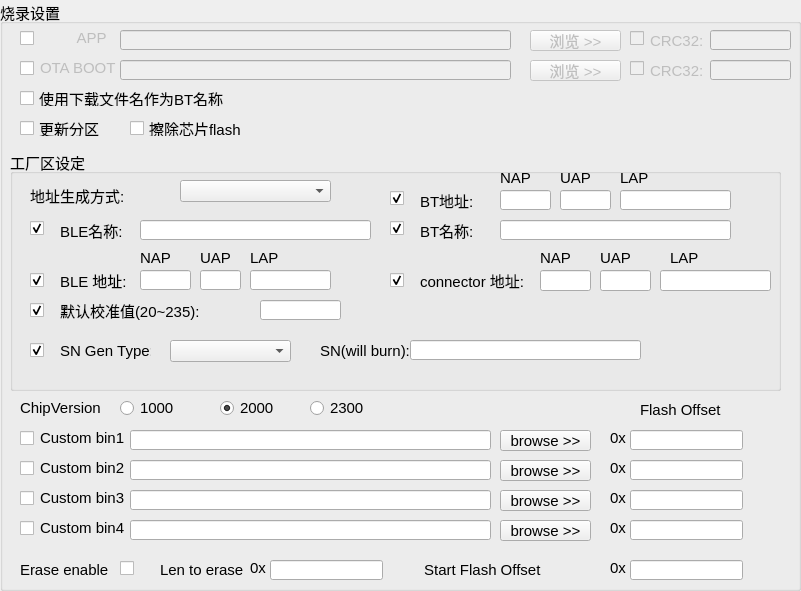
  <widget class="QGroupBox" name="groupBox_burn_setting">
   <property name="geometry">
    <rect>
     <x>10</x>
     <y>40</y>
     <width>801</width>
     <height>591</height>
    </rect>
   </property>
   <property name="font">
    <font>
     <family>Arial</family>
     <pointsize>11</pointsize>
    </font>
   </property>
   <property name="title">
    <string>烧录设置</string>
   </property>
   <widget class="QGroupBox" name="groupBox">
    <property name="geometry">
     <rect>
      <x>10</x>
      <y>150</y>
      <width>771</width>
      <height>241</height>
     </rect>
    </property>
    <property name="title">
     <string>工厂区设定</string>
    </property>
    <widget class="QLabel" name="label_12">
     <property name="geometry">
      <rect>
       <x>410</x>
       <y>120</y>
       <width>111</width>
       <height>21</height>
      </rect>
     </property>
     <property name="text">
      <string>connector 地址:</string>
     </property>
    </widget>
    <widget class="QLabel" name="label_10">
     <property name="geometry">
      <rect>
       <x>590</x>
       <y>100</y>
       <width>31</width>
       <height>16</height>
      </rect>
     </property>
     <property name="text">
      <string>UAP</string>
     </property>
    </widget>
    <widget class="QLineEdit" name="lineedit_connectoruap">
     <property name="geometry">
      <rect>
       <x>590</x>
       <y>120</y>
       <width>51</width>
       <height>21</height>
      </rect>
     </property>
     <property name="focusPolicy">
      <enum>Qt::StrongFocus</enum>
     </property>
     <property name="maxLength">
      <number>2</number>
     </property>
    </widget>
    <widget class="QLabel" name="label_13">
     <property name="geometry">
      <rect>
       <x>660</x>
       <y>100</y>
       <width>31</width>
       <height>16</height>
      </rect>
     </property>
     <property name="text">
      <string>LAP</string>
     </property>
    </widget>
    <widget class="QLineEdit" name="lineedit_connectornap">
     <property name="geometry">
      <rect>
       <x>530</x>
       <y>120</y>
       <width>51</width>
       <height>21</height>
      </rect>
     </property>
     <property name="focusPolicy">
      <enum>Qt::StrongFocus</enum>
     </property>
     <property name="maxLength">
      <number>4</number>
     </property>
    </widget>
    <widget class="QLineEdit" name="lineedit_connectorlap">
     <property name="geometry">
      <rect>
       <x>650</x>
       <y>120</y>
       <width>111</width>
       <height>21</height>
      </rect>
     </property>
     <property name="focusPolicy">
      <enum>Qt::StrongFocus</enum>
     </property>
     <property name="maxLength">
      <number>6</number>
     </property>
     <property name="frame">
      <bool>true</bool>
     </property>
    </widget>
    <widget class="QLabel" name="label_14">
     <property name="geometry">
      <rect>
       <x>50</x>
       <y>150</y>
       <width>200</width>
       <height>21</height>
      </rect>
     </property>
     <property name="text">
      <string>默认校准值(20~235):</string>
     </property>
    </widget>
    <widget class="QLineEdit" name="lineedit_default_calibval">
     <property name="geometry">
      <rect>
       <x>250</x>
       <y>150</y>
       <width>81</width>
       <height>20</height>
      </rect>
     </property>
     <property name="focusPolicy">
      <enum>Qt::StrongFocus</enum>
     </property>
     <property name="maxLength">
      <number>8</number>
     </property>
    </widget>
    <widget class="QLabel" name="label_11">
     <property name="geometry">
      <rect>
       <x>530</x>
       <y>100</y>
       <width>31</width>
       <height>16</height>
      </rect>
     </property>
     <property name="text">
      <string>NAP</string>
     </property>
    </widget>
    <widget class="QLineEdit" name="lineedit_blenap">
     <property name="geometry">
      <rect>
       <x>130</x>
       <y>120</y>
       <width>51</width>
       <height>20</height>
      </rect>
     </property>
     <property name="focusPolicy">
      <enum>Qt::StrongFocus</enum>
     </property>
     <property name="maxLength">
      <number>4</number>
     </property>
    </widget>
    <widget class="QLabel" name="label_8">
     <property name="geometry">
      <rect>
       <x>130</x>
       <y>100</y>
       <width>31</width>
       <height>16</height>
      </rect>
     </property>
     <property name="text">
      <string>NAP</string>
     </property>
    </widget>
    <widget class="QLineEdit" name="lineedit_bleuap">
     <property name="geometry">
      <rect>
       <x>190</x>
       <y>120</y>
       <width>41</width>
       <height>20</height>
      </rect>
     </property>
     <property name="focusPolicy">
      <enum>Qt::StrongFocus</enum>
     </property>
     <property name="maxLength">
      <number>2</number>
     </property>
    </widget>
    <widget class="QLabel" name="label_7">
     <property name="geometry">
      <rect>
       <x>50</x>
       <y>120</y>
       <width>71</width>
       <height>20</height>
      </rect>
     </property>
     <property name="text">
      <string>BLE 地址:</string>
     </property>
    </widget>
    <widget class="QLineEdit" name="lineedit_blelap">
     <property name="geometry">
      <rect>
       <x>240</x>
       <y>120</y>
       <width>81</width>
       <height>20</height>
      </rect>
     </property>
     <property name="focusPolicy">
      <enum>Qt::StrongFocus</enum>
     </property>
     <property name="maxLength">
      <number>6</number>
     </property>
    </widget>
    <widget class="QLabel" name="label_6">
     <property name="geometry">
      <rect>
       <x>190</x>
       <y>100</y>
       <width>31</width>
       <height>16</height>
      </rect>
     </property>
     <property name="text">
      <string>UAP</string>
     </property>
    </widget>
    <widget class="QLabel" name="label_9">
     <property name="geometry">
      <rect>
       <x>240</x>
       <y>100</y>
       <width>31</width>
       <height>16</height>
      </rect>
     </property>
     <property name="text">
      <string>LAP</string>
     </property>
    </widget>
    <widget class="QComboBox" name="combbx_addr_gen_type">
     <property name="geometry">
      <rect>
       <x>170</x>
       <y>30</y>
       <width>151</width>
       <height>22</height>
      </rect>
     </property>
    </widget>
    <widget class="QLabel" name="label_17">
     <property name="geometry">
      <rect>
       <x>20</x>
       <y>30</y>
       <width>141</width>
       <height>31</height>
      </rect>
     </property>
     <property name="text">
      <string>地址生成方式:</string>
     </property>
    </widget>
    <widget class="QLabel" name="label_2">
     <property name="geometry">
      <rect>
       <x>490</x>
       <y>20</y>
       <width>31</width>
       <height>16</height>
      </rect>
     </property>
     <property name="font">
      <font>
       <family>Arial</family>
       <pointsize>11</pointsize>
      </font>
     </property>
     <property name="text">
      <string>NAP</string>
     </property>
    </widget>
    <widget class="QLabel" name="label_5">
     <property name="geometry">
      <rect>
       <x>410</x>
       <y>70</y>
       <width>71</width>
       <height>20</height>
      </rect>
     </property>
     <property name="font">
      <font>
       <family>Arial</family>
       <pointsize>11</pointsize>
      </font>
     </property>
     <property name="text">
      <string>BT名称:</string>
     </property>
    </widget>
    <widget class="QLabel" name="label_4">
     <property name="geometry">
      <rect>
       <x>610</x>
       <y>20</y>
       <width>81</width>
       <height>16</height>
      </rect>
     </property>
     <property name="font">
      <font>
       <family>Arial</family>
       <pointsize>11</pointsize>
      </font>
     </property>
     <property name="text">
      <string>LAP</string>
     </property>
    </widget>
    <widget class="QLabel" name="label_3">
     <property name="geometry">
      <rect>
       <x>550</x>
       <y>20</y>
       <width>31</width>
       <height>16</height>
      </rect>
     </property>
     <property name="font">
      <font>
       <family>Arial</family>
       <pointsize>11</pointsize>
      </font>
     </property>
     <property name="text">
      <string>UAP</string>
     </property>
    </widget>
    <widget class="QLineEdit" name="lineedit_btlap">
     <property name="geometry">
      <rect>
       <x>610</x>
       <y>40</y>
       <width>111</width>
       <height>20</height>
      </rect>
     </property>
     <property name="font">
      <font>
       <family>Arial</family>
       <pointsize>11</pointsize>
      </font>
     </property>
     <property name="focusPolicy">
      <enum>Qt::StrongFocus</enum>
     </property>
     <property name="maxLength">
      <number>6</number>
     </property>
     <property name="frame">
      <bool>true</bool>
     </property>
    </widget>
    <widget class="QLineEdit" name="lineedit_btnap">
     <property name="geometry">
      <rect>
       <x>490</x>
       <y>40</y>
       <width>51</width>
       <height>20</height>
      </rect>
     </property>
     <property name="font">
      <font>
       <family>Arial</family>
       <pointsize>11</pointsize>
      </font>
     </property>
     <property name="focusPolicy">
      <enum>Qt::StrongFocus</enum>
     </property>
     <property name="maxLength">
      <number>4</number>
     </property>
    </widget>
    <widget class="QLabel" name="label">
     <property name="geometry">
      <rect>
       <x>410</x>
       <y>40</y>
       <width>71</width>
       <height>20</height>
      </rect>
     </property>
     <property name="font">
      <font>
       <family>Arial</family>
       <pointsize>11</pointsize>
      </font>
     </property>
     <property name="text">
      <string>BT地址:</string>
     </property>
    </widget>
    <widget class="QLineEdit" name="lineedit_btuap">
     <property name="geometry">
      <rect>
       <x>550</x>
       <y>40</y>
       <width>51</width>
       <height>20</height>
      </rect>
     </property>
     <property name="font">
      <font>
       <family>Arial</family>
       <pointsize>11</pointsize>
      </font>
     </property>
     <property name="focusPolicy">
      <enum>Qt::StrongFocus</enum>
     </property>
     <property name="maxLength">
      <number>2</number>
     </property>
    </widget>
    <widget class="QLineEdit" name="lineedit_btname">
     <property name="geometry">
      <rect>
       <x>490</x>
       <y>70</y>
       <width>231</width>
       <height>20</height>
      </rect>
     </property>
     <property name="font">
      <font>
       <family>Arial</family>
       <pointsize>11</pointsize>
      </font>
     </property>
     <property name="focusPolicy">
      <enum>Qt::StrongFocus</enum>
     </property>
     <property name="maxLength">
      <number>256</number>
     </property>
    </widget>
    <widget class="QCheckBox" name="checkBox_calib">
     <property name="geometry">
      <rect>
       <x>20</x>
       <y>150</y>
       <width>21</width>
       <height>21</height>
      </rect>
     </property>
     <property name="text">
      <string/>
     </property>
     <property name="checked">
      <bool>true</bool>
     </property>
    </widget>
    <widget class="QCheckBox" name="checkBox_btaddr">
     <property name="geometry">
      <rect>
       <x>380</x>
       <y>40</y>
       <width>21</width>
       <height>16</height>
      </rect>
     </property>
     <property name="text">
      <string/>
     </property>
     <property name="checked">
      <bool>true</bool>
     </property>
    </widget>
    <widget class="QCheckBox" name="checkBox_btname">
     <property name="geometry">
      <rect>
       <x>380</x>
       <y>70</y>
       <width>21</width>
       <height>16</height>
      </rect>
     </property>
     <property name="text">
      <string/>
     </property>
     <property name="checked">
      <bool>true</bool>
     </property>
    </widget>
    <widget class="QCheckBox" name="checkBox_bleaddr">
     <property name="geometry">
      <rect>
       <x>20</x>
       <y>120</y>
       <width>21</width>
       <height>21</height>
      </rect>
     </property>
     <property name="text">
      <string/>
     </property>
     <property name="checked">
      <bool>true</bool>
     </property>
    </widget>
    <widget class="QCheckBox" name="checkBox_conaddr">
     <property name="geometry">
      <rect>
       <x>380</x>
       <y>120</y>
       <width>21</width>
       <height>21</height>
      </rect>
     </property>
     <property name="text">
      <string/>
     </property>
     <property name="checked">
      <bool>true</bool>
     </property>
    </widget>
    <widget class="QLineEdit" name="lineedit_blename">
     <property name="geometry">
      <rect>
       <x>130</x>
       <y>70</y>
       <width>231</width>
       <height>20</height>
      </rect>
     </property>
     <property name="font">
      <font>
       <family>Arial</family>
       <pointsize>11</pointsize>
      </font>
     </property>
     <property name="focusPolicy">
      <enum>Qt::StrongFocus</enum>
     </property>
     <property name="maxLength">
      <number>256</number>
     </property>
    </widget>
    <widget class="QLabel" name="label_15">
     <property name="geometry">
      <rect>
       <x>50</x>
       <y>70</y>
       <width>71</width>
       <height>20</height>
      </rect>
     </property>
     <property name="font">
      <font>
       <family>Arial</family>
       <pointsize>11</pointsize>
      </font>
     </property>
     <property name="text">
      <string>BLE名称:</string>
     </property>
    </widget>
    <widget class="QCheckBox" name="checkBox_blename">
     <property name="geometry">
      <rect>
       <x>20</x>
       <y>70</y>
       <width>21</width>
       <height>16</height>
      </rect>
     </property>
     <property name="text">
      <string/>
     </property>
     <property name="checked">
      <bool>true</bool>
     </property>
    </widget>
    <widget class="QCheckBox" name="checkBox_sn">
     <property name="geometry">
      <rect>
       <x>20</x>
       <y>190</y>
       <width>21</width>
       <height>21</height>
      </rect>
     </property>
     <property name="text">
      <string/>
     </property>
     <property name="checked">
      <bool>true</bool>
     </property>
    </widget>
    <widget class="QComboBox" name="combbx_sn_gen_type">
     <property name="geometry">
      <rect>
       <x>160</x>
       <y>190</y>
       <width>121</width>
       <height>22</height>
      </rect>
     </property>
    </widget>
    <widget class="QLabel" name="label_18">
     <property name="geometry">
      <rect>
       <x>50</x>
       <y>190</y>
       <width>91</width>
       <height>21</height>
      </rect>
     </property>
     <property name="text">
      <string>SN Gen Type:</string>
     </property>
    </widget>
    <widget class="QLabel" name="label_19">
     <property name="geometry">
      <rect>
       <x>310</x>
       <y>190</y>
       <width>91</width>
       <height>21</height>
      </rect>
     </property>
     <property name="text">
      <string>SN(will burn):</string>
     </property>
    </widget>
    <widget class="QLineEdit" name="lineedit_sn">
     <property name="geometry">
      <rect>
       <x>400</x>
       <y>190</y>
       <width>231</width>
       <height>20</height>
      </rect>
     </property>
     <property name="font">
      <font>
       <family>Arial</family>
       <pointsize>11</pointsize>
      </font>
     </property>
     <property name="focusPolicy">
      <enum>Qt::StrongFocus</enum>
     </property>
     <property name="maxLength">
      <number>256</number>
     </property>
    </widget>
   </widget>
   <widget class="QCheckBox" name="checkbox_update_sector">
    <property name="geometry">
     <rect>
      <x>20</x>
      <y>120</y>
      <width>121</width>
      <height>16</height>
     </rect>
    </property>
    <property name="text">
     <string>更新分区</string>
    </property>
   </widget>
   <widget class="QPushButton" name="push_btn_browse_1">
    <property name="enabled">
     <bool>false</bool>
    </property>
    <property name="geometry">
     <rect>
      <x>530</x>
      <y>30</y>
      <width>91</width>
      <height>21</height>
     </rect>
    </property>
    <property name="text">
     <string>浏览 &gt;&gt;</string>
    </property>
   </widget>
   <widget class="QLineEdit" name="lineedit_bin_path_1">
    <property name="enabled">
     <bool>false</bool>
    </property>
    <property name="geometry">
     <rect>
      <x>120</x>
      <y>30</y>
      <width>391</width>
      <height>20</height>
     </rect>
    </property>
   </widget>
   <widget class="QLabel" name="label_bin_verify">
    <property name="enabled">
     <bool>false</bool>
    </property>
    <property name="geometry">
     <rect>
      <x>650</x>
      <y>30</y>
      <width>61</width>
      <height>21</height>
     </rect>
    </property>
    <property name="font">
     <font>
      <family>Arial</family>
      <pointsize>11</pointsize>
      <weight>50</weight>
      <bold>false</bold>
     </font>
    </property>
    <property name="text">
     <string>CRC32:</string>
    </property>
   </widget>
   <widget class="QLineEdit" name="lineedit_hash_1">
    <property name="enabled">
     <bool>false</bool>
    </property>
    <property name="geometry">
     <rect>
      <x>710</x>
      <y>30</y>
      <width>81</width>
      <height>20</height>
     </rect>
    </property>
    <property name="font">
     <font>
      <family>Arial</family>
      <pointsize>11</pointsize>
     </font>
    </property>
    <property name="focusPolicy">
     <enum>Qt::StrongFocus</enum>
    </property>
    <property name="text">
     <string/>
    </property>
    <property name="maxLength">
     <number>8</number>
    </property>
   </widget>
   <widget class="QLineEdit" name="lineedit_bin_path_2">
    <property name="enabled">
     <bool>false</bool>
    </property>
    <property name="geometry">
     <rect>
      <x>120</x>
      <y>60</y>
      <width>391</width>
      <height>20</height>
     </rect>
    </property>
   </widget>
   <widget class="QPushButton" name="push_btn_browse_2">
    <property name="enabled">
     <bool>false</bool>
    </property>
    <property name="geometry">
     <rect>
      <x>530</x>
      <y>60</y>
      <width>91</width>
      <height>21</height>
     </rect>
    </property>
    <property name="text">
     <string>浏览 &gt;&gt;</string>
    </property>
   </widget>
   <widget class="QLabel" name="label_bin_verify_2">
    <property name="enabled">
     <bool>false</bool>
    </property>
    <property name="geometry">
     <rect>
      <x>650</x>
      <y>60</y>
      <width>61</width>
      <height>21</height>
     </rect>
    </property>
    <property name="font">
     <font>
      <family>Arial</family>
      <pointsize>11</pointsize>
      <weight>50</weight>
      <bold>false</bold>
     </font>
    </property>
    <property name="text">
     <string>CRC32:</string>
    </property>
   </widget>
   <widget class="QLineEdit" name="lineedit_hash_2">
    <property name="enabled">
     <bool>false</bool>
    </property>
    <property name="geometry">
     <rect>
      <x>710</x>
      <y>60</y>
      <width>81</width>
      <height>20</height>
     </rect>
    </property>
    <property name="font">
     <font>
      <family>Arial</family>
      <pointsize>11</pointsize>
     </font>
    </property>
    <property name="focusPolicy">
     <enum>Qt::StrongFocus</enum>
    </property>
    <property name="text">
     <string/>
    </property>
    <property name="maxLength">
     <number>8</number>
    </property>
   </widget>
   <widget class="QCheckBox" name="chkbox_app">
    <property name="geometry">
     <rect>
      <x>20</x>
      <y>30</y>
      <width>16</width>
      <height>16</height>
     </rect>
    </property>
    <property name="text">
     <string/>
    </property>
   </widget>
   <widget class="QCheckBox" name="chkbox_boot">
    <property name="geometry">
     <rect>
      <x>20</x>
      <y>60</y>
      <width>16</width>
      <height>16</height>
     </rect>
    </property>
    <property name="text">
     <string/>
    </property>
   </widget>
   <widget class="QCheckBox" name="chkbox_appcrc">
    <property name="enabled">
     <bool>false</bool>
    </property>
    <property name="geometry">
     <rect>
      <x>630</x>
      <y>30</y>
      <width>16</width>
      <height>16</height>
     </rect>
    </property>
    <property name="text">
     <string/>
    </property>
   </widget>
   <widget class="QCheckBox" name="chkbox_bootcrc">
    <property name="enabled">
     <bool>false</bool>
    </property>
    <property name="geometry">
     <rect>
      <x>630</x>
      <y>60</y>
      <width>16</width>
      <height>16</height>
     </rect>
    </property>
    <property name="text">
     <string/>
    </property>
   </widget>
   <widget class="QCheckBox" name="chkbox_filename">
    <property name="geometry">
     <rect>
      <x>20</x>
      <y>90</y>
      <width>211</width>
      <height>16</height>
     </rect>
    </property>
    <property name="text">
     <string>使用下载文件名作为BT名称</string>
    </property>
   </widget>
   <widget class="QLabel" name="label_app">
    <property name="enabled">
     <bool>false</bool>
    </property>
    <property name="geometry">
     <rect>
      <x>40</x>
      <y>30</y>
      <width>71</width>
      <height>16</height>
     </rect>
    </property>
    <property name="text">
     <string>         APP</string>
    </property>
   </widget>
   <widget class="QLabel" name="label_boot">
    <property name="enabled">
     <bool>false</bool>
    </property>
    <property name="geometry">
     <rect>
      <x>40</x>
      <y>60</y>
      <width>81</width>
      <height>16</height>
     </rect>
    </property>
    <property name="text">
     <string>OTA BOOT</string>
    </property>
   </widget>
   <widget class="QCheckBox" name="chkbox_custom_bin1">
    <property name="geometry">
     <rect>
      <x>20</x>
      <y>430</y>
      <width>16</width>
      <height>16</height>
     </rect>
    </property>
    <property name="text">
     <string/>
    </property>
   </widget>
   <widget class="QCheckBox" name="chkbox_custom_bin2">
    <property name="geometry">
     <rect>
      <x>20</x>
      <y>460</y>
      <width>16</width>
      <height>16</height>
     </rect>
    </property>
    <property name="text">
     <string/>
    </property>
   </widget>
   <widget class="QCheckBox" name="chkbox_custom_bin3">
    <property name="geometry">
     <rect>
      <x>20</x>
      <y>490</y>
      <width>16</width>
      <height>16</height>
     </rect>
    </property>
    <property name="text">
     <string/>
    </property>
   </widget>
   <widget class="QCheckBox" name="chkbox_custom_bin4">
    <property name="geometry">
     <rect>
      <x>20</x>
      <y>520</y>
      <width>16</width>
      <height>16</height>
     </rect>
    </property>
    <property name="text">
     <string/>
    </property>
   </widget>
   <widget class="QLabel" name="label_custom_bin1">
    <property name="geometry">
     <rect>
      <x>40</x>
      <y>430</y>
      <width>111</width>
      <height>16</height>
     </rect>
    </property>
    <property name="text">
     <string>Custom bin1</string>
    </property>
   </widget>
   <widget class="QLabel" name="label_custom_bin2">
    <property name="geometry">
     <rect>
      <x>40</x>
      <y>460</y>
      <width>111</width>
      <height>16</height>
     </rect>
    </property>
    <property name="text">
     <string>Custom bin2</string>
    </property>
   </widget>
   <widget class="QLabel" name="label_custom_bin3">
    <property name="geometry">
     <rect>
      <x>40</x>
      <y>490</y>
      <width>111</width>
      <height>16</height>
     </rect>
    </property>
    <property name="text">
     <string>Custom bin3</string>
    </property>
   </widget>
   <widget class="QLabel" name="label_custom_bin4">
    <property name="geometry">
     <rect>
      <x>40</x>
      <y>520</y>
      <width>111</width>
      <height>16</height>
     </rect>
    </property>
    <property name="text">
     <string>Custom bin4</string>
    </property>
   </widget>
   <widget class="QLineEdit" name="lineedit_custom_bin1">
    <property name="geometry">
     <rect>
      <x>130</x>
      <y>430</y>
      <width>361</width>
      <height>20</height>
     </rect>
    </property>
   </widget>
   <widget class="QLineEdit" name="lineedit_custom_bin2">
    <property name="geometry">
     <rect>
      <x>130</x>
      <y>460</y>
      <width>361</width>
      <height>20</height>
     </rect>
    </property>
   </widget>
   <widget class="QLineEdit" name="lineedit_custom_bin3">
    <property name="geometry">
     <rect>
      <x>130</x>
      <y>490</y>
      <width>361</width>
      <height>20</height>
     </rect>
    </property>
   </widget>
   <widget class="QLineEdit" name="lineedit_custom_bin4">
    <property name="geometry">
     <rect>
      <x>130</x>
      <y>520</y>
      <width>361</width>
      <height>20</height>
     </rect>
    </property>
   </widget>
   <widget class="QPushButton" name="btn_custom_bin_browse1">
    <property name="enabled">
     <bool>true</bool>
    </property>
    <property name="geometry">
     <rect>
      <x>500</x>
      <y>430</y>
      <width>91</width>
      <height>21</height>
     </rect>
    </property>
    <property name="text">
     <string>browse &gt;&gt;</string>
    </property>
   </widget>
   <widget class="QPushButton" name="btn_custom_bin_browse2">
    <property name="enabled">
     <bool>true</bool>
    </property>
    <property name="geometry">
     <rect>
      <x>500</x>
      <y>460</y>
      <width>91</width>
      <height>21</height>
     </rect>
    </property>
    <property name="text">
     <string>browse &gt;&gt;</string>
    </property>
   </widget>
   <widget class="QPushButton" name="btn_custom_bin_browse3">
    <property name="enabled">
     <bool>true</bool>
    </property>
    <property name="geometry">
     <rect>
      <x>500</x>
      <y>490</y>
      <width>91</width>
      <height>21</height>
     </rect>
    </property>
    <property name="text">
     <string>browse &gt;&gt;</string>
    </property>
   </widget>
   <widget class="QPushButton" name="btn_custom_bin_browse4">
    <property name="enabled">
     <bool>true</bool>
    </property>
    <property name="geometry">
     <rect>
      <x>500</x>
      <y>520</y>
      <width>91</width>
      <height>21</height>
     </rect>
    </property>
    <property name="text">
     <string>browse &gt;&gt;</string>
    </property>
   </widget>
   <widget class="QLabel" name="label_addr1">
    <property name="geometry">
     <rect>
      <x>610</x>
      <y>430</y>
      <width>21</width>
      <height>16</height>
     </rect>
    </property>
    <property name="text">
     <string>0x</string>
    </property>
   </widget>
   <widget class="QLabel" name="label_addr2">
    <property name="geometry">
     <rect>
      <x>610</x>
      <y>460</y>
      <width>21</width>
      <height>16</height>
     </rect>
    </property>
    <property name="text">
     <string>0x</string>
    </property>
   </widget>
   <widget class="QLabel" name="label_addr3">
    <property name="geometry">
     <rect>
      <x>610</x>
      <y>490</y>
      <width>21</width>
      <height>16</height>
     </rect>
    </property>
    <property name="text">
     <string>0x</string>
    </property>
   </widget>
   <widget class="QLabel" name="label_22">
    <property name="geometry">
     <rect>
      <x>640</x>
      <y>400</y>
      <width>111</width>
      <height>20</height>
     </rect>
    </property>
    <property name="text">
     <string>Flash Offset</string>
    </property>
   </widget>
   <widget class="QLineEdit" name="lineEdit_addr4">
    <property name="geometry">
     <rect>
      <x>630</x>
      <y>520</y>
      <width>113</width>
      <height>20</height>
     </rect>
    </property>
   </widget>
   <widget class="QLineEdit" name="lineEdit_addr1">
    <property name="geometry">
     <rect>
      <x>630</x>
      <y>430</y>
      <width>113</width>
      <height>20</height>
     </rect>
    </property>
   </widget>
   <widget class="QLineEdit" name="lineEdit_addr3">
    <property name="geometry">
     <rect>
      <x>630</x>
      <y>490</y>
      <width>113</width>
      <height>20</height>
     </rect>
    </property>
   </widget>
   <widget class="QLineEdit" name="lineEdit_addr2">
    <property name="geometry">
     <rect>
      <x>630</x>
      <y>460</y>
      <width>113</width>
      <height>20</height>
     </rect>
    </property>
   </widget>
   <widget class="QLabel" name="label_addr4">
    <property name="geometry">
     <rect>
      <x>610</x>
      <y>520</y>
      <width>21</width>
      <height>16</height>
     </rect>
    </property>
    <property name="text">
     <string>0x</string>
    </property>
   </widget>
   <widget class="QLabel" name="label_16">
    <property name="geometry">
     <rect>
      <x>20</x>
      <y>400</y>
      <width>81</width>
      <height>16</height>
     </rect>
    </property>
    <property name="text">
     <string>ChipVersion</string>
    </property>
   </widget>
   <widget class="QRadioButton" name="radioButton_1000">
    <property name="geometry">
     <rect>
      <x>120</x>
      <y>400</y>
      <width>89</width>
      <height>16</height>
     </rect>
    </property>
    <property name="text">
     <string>1000</string>
    </property>
    <property name="checked">
     <bool>false</bool>
    </property>
   </widget>
   <widget class="QRadioButton" name="radioButton_2000">
    <property name="geometry">
     <rect>
      <x>220</x>
      <y>400</y>
      <width>89</width>
      <height>16</height>
     </rect>
    </property>
    <property name="text">
     <string>2000</string>
    </property>
    <property name="checked">
     <bool>true</bool>
    </property>
   </widget>
   <widget class="QRadioButton" name="radioButton_2300">
    <property name="geometry">
     <rect>
      <x>310</x>
      <y>400</y>
      <width>89</width>
      <height>16</height>
     </rect>
    </property>
    <property name="text">
     <string>2300</string>
    </property>
    <property name="checked">
     <bool>false</bool>
    </property>
   </widget>
   <widget class="QLabel" name="label_addr_erase">
    <property name="geometry">
     <rect>
      <x>610</x>
      <y>560</y>
      <width>21</width>
      <height>16</height>
     </rect>
    </property>
    <property name="text">
     <string>0x</string>
    </property>
   </widget>
   <widget class="QCheckBox" name="chkbox_erase_en">
    <property name="geometry">
     <rect>
      <x>120</x>
      <y>560</y>
      <width>16</width>
      <height>16</height>
     </rect>
    </property>
    <property name="text">
     <string/>
    </property>
   </widget>
   <widget class="QLabel" name="label_23">
    <property name="geometry">
     <rect>
      <x>420</x>
      <y>560</y>
      <width>181</width>
      <height>20</height>
     </rect>
    </property>
    <property name="text">
     <string> Start Flash Offset</string>
    </property>
   </widget>
   <widget class="QLineEdit" name="lineEdit_eraselen">
    <property name="geometry">
     <rect>
      <x>270</x>
      <y>560</y>
      <width>113</width>
      <height>20</height>
     </rect>
    </property>
   </widget>
   <widget class="QLabel" name="label_25">
    <property name="geometry">
     <rect>
      <x>160</x>
      <y>560</y>
      <width>101</width>
      <height>20</height>
     </rect>
    </property>
    <property name="text">
     <string>Len to erase</string>
    </property>
   </widget>
   <widget class="QLabel" name="label_24">
    <property name="geometry">
     <rect>
      <x>20</x>
      <y>560</y>
      <width>91</width>
      <height>20</height>
     </rect>
    </property>
    <property name="text">
     <string>Erase enable</string>
    </property>
   </widget>
   <widget class="QLineEdit" name="lineEdit_erase_addr">
    <property name="geometry">
     <rect>
      <x>630</x>
      <y>560</y>
      <width>113</width>
      <height>20</height>
     </rect>
    </property>
   </widget>
   <widget class="QLabel" name="label_addr_erase_2">
    <property name="geometry">
     <rect>
      <x>250</x>
      <y>560</y>
      <width>21</width>
      <height>16</height>
     </rect>
    </property>
    <property name="text">
     <string>0x</string>
    </property>
   </widget>
   <widget class="QCheckBox" name="checkbox_erase_whole">
    <property name="geometry">
     <rect>
      <x>130</x>
      <y>120</y>
      <width>161</width>
      <height>16</height>
     </rect>
    </property>
    <property name="text">
     <string>擦除芯片flash</string>
    </property>
   </widget>
  </widget>
